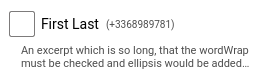
<?xml version="1.0" encoding="UTF-8"?>
<ui version="4.0">
 <author>Paul Ecoffet</author>
 <class>contactBox</class>
 <widget class="QWidget" name="contactBox">
  <property name="geometry">
   <rect>
    <x>0</x>
    <y>0</y>
    <width>269</width>
    <height>80</height>
   </rect>
  </property>
  <property name="sizePolicy">
   <sizepolicy hsizetype="Preferred" vsizetype="Fixed">
    <horstretch>0</horstretch>
    <verstretch>0</verstretch>
   </sizepolicy>
  </property>
  <property name="minimumSize">
   <size>
    <width>0</width>
    <height>80</height>
   </size>
  </property>
  <property name="maximumSize">
   <size>
    <width>16777215</width>
    <height>80</height>
   </size>
  </property>
  <property name="styleSheet">
   <string notr="true">#contactBox
{
	background-color: white;
}</string>
  </property>
  <layout class="QVBoxLayout" name="verticalLayout">
   <property name="leftMargin">
    <number>9</number>
   </property>
   <item>
    <layout class="QHBoxLayout" name="horizontalLayout">
     <item>
      <widget class="QLabel" name="icon">
       <property name="sizePolicy">
        <sizepolicy hsizetype="Fixed" vsizetype="Fixed">
         <horstretch>0</horstretch>
         <verstretch>0</verstretch>
        </sizepolicy>
       </property>
       <property name="minimumSize">
        <size>
         <width>26</width>
         <height>26</height>
        </size>
       </property>
       <property name="maximumSize">
        <size>
         <width>26</width>
         <height>26</height>
        </size>
       </property>
       <property name="styleSheet">
        <string notr="true">#icon
{
	border: 1px solid #7d7b7b;
	border-radius: 2px;
	background-color: white;
}</string>
       </property>
      </widget>
     </item>
     <item>
      <widget class="QLabel" name="name">
       <property name="styleSheet">
        <string notr="true">#name
{
	font-size: 14px;
	font-family: Roboto;
}</string>
       </property>
       <property name="text">
        <string>First Last</string>
       </property>
       <property name="textFormat">
        <enum>Qt::PlainText</enum>
       </property>
      </widget>
     </item>
     <item>
      <widget class="QLabel" name="phoneNumber">
       <property name="styleSheet">
        <string notr="true">#phoneNumber
{
	color: #4d4d4d;
	font-size: 10px;
	font-family: Roboto;
}</string>
       </property>
       <property name="text">
        <string>(+3368989781)</string>
       </property>
       <property name="textFormat">
        <enum>Qt::PlainText</enum>
       </property>
      </widget>
     </item>
     <item>
      <widget class="QLabel" name="messageAlert">
       <property name="styleSheet">
        <string notr="true">#messageAlert
{
	margin-top: -4px;
}</string>
       </property>
       <property name="text">
        <string/>
       </property>
       <property name="pixmap">
        <pixmap resource="mainWindow.qrc">:/contactBox/newMessageAlert.png</pixmap>
       </property>
       <property name="margin">
        <number>0</number>
       </property>
      </widget>
     </item>
     <item>
      <spacer name="horizontalSpacer">
       <property name="orientation">
        <enum>Qt::Horizontal</enum>
       </property>
       <property name="sizeHint" stdset="0">
        <size>
         <width>40</width>
         <height>20</height>
        </size>
       </property>
      </spacer>
     </item>
    </layout>
   </item>
   <item>
    <widget class="QLabel" name="excerpt">
     <property name="styleSheet">
      <string notr="true">#excerpt
{
	margin-left: 10px;
	color: #4d4d4d;
	font-size: 11px;
	font-family: Roboto;
}</string>
     </property>
     <property name="text">
      <string>An excerpt which is so long, that the wordWrap must be checked and ellipsis would be added…</string>
     </property>
     <property name="textFormat">
      <enum>Qt::PlainText</enum>
     </property>
     <property name="wordWrap">
      <bool>true</bool>
     </property>
    </widget>
   </item>
   <item>
    <spacer name="verticalSpacer">
     <property name="orientation">
      <enum>Qt::Vertical</enum>
     </property>
     <property name="sizeHint" stdset="0">
      <size>
       <width>20</width>
       <height>40</height>
      </size>
     </property>
    </spacer>
   </item>
  </layout>
 </widget>
 <resources>
  <include location="mainWindow.qrc"/>
 </resources>
 <connections/>
</ui>
